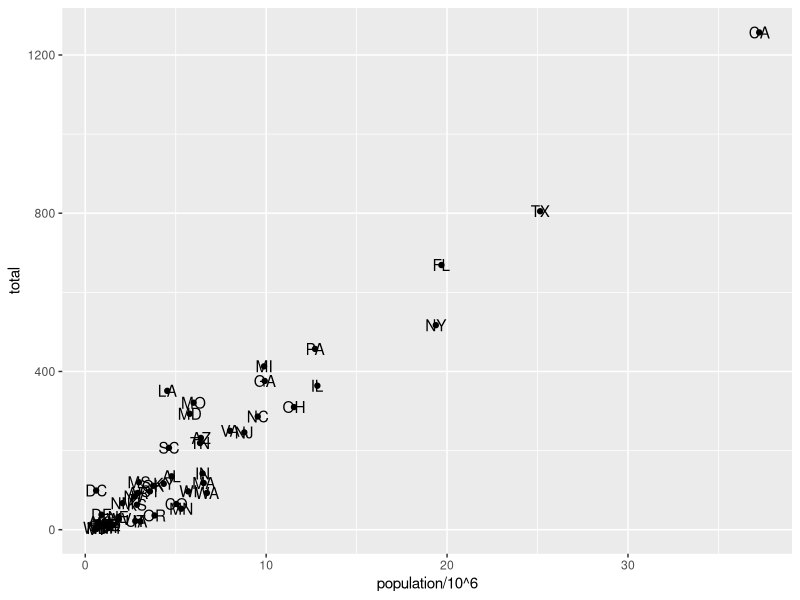
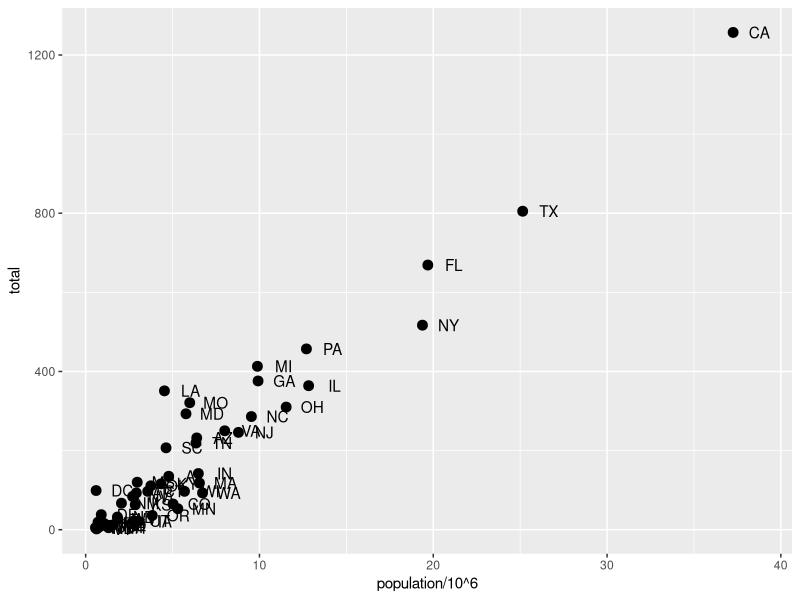
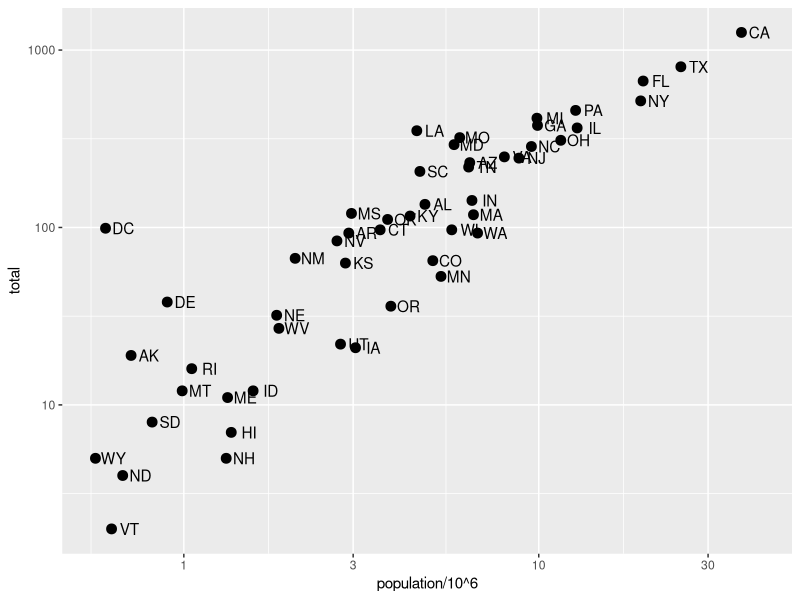
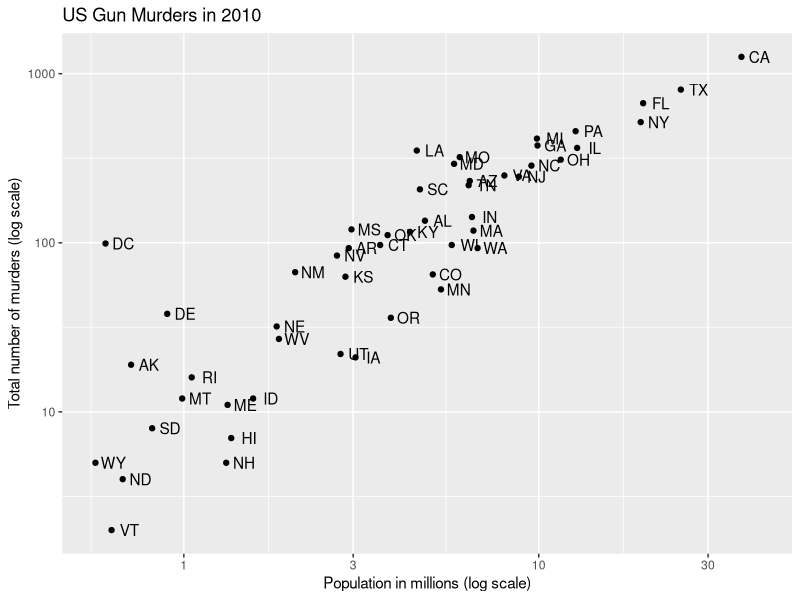
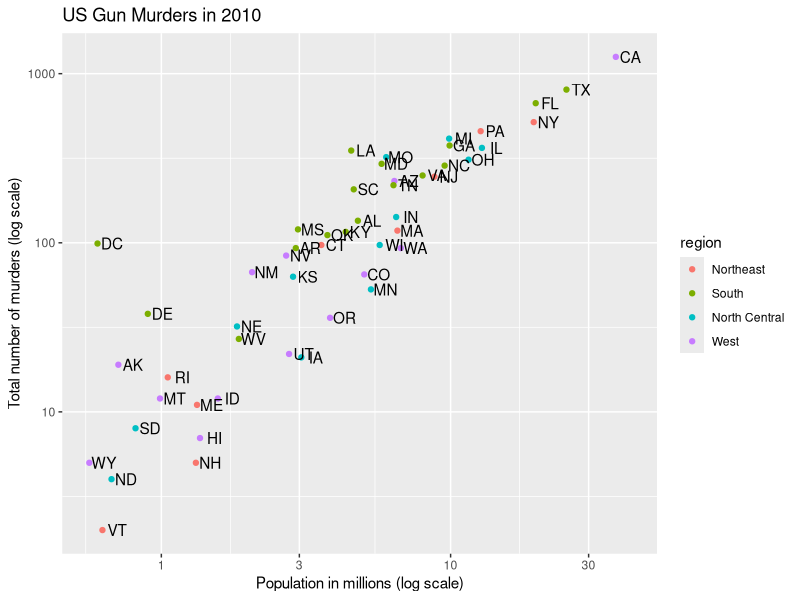
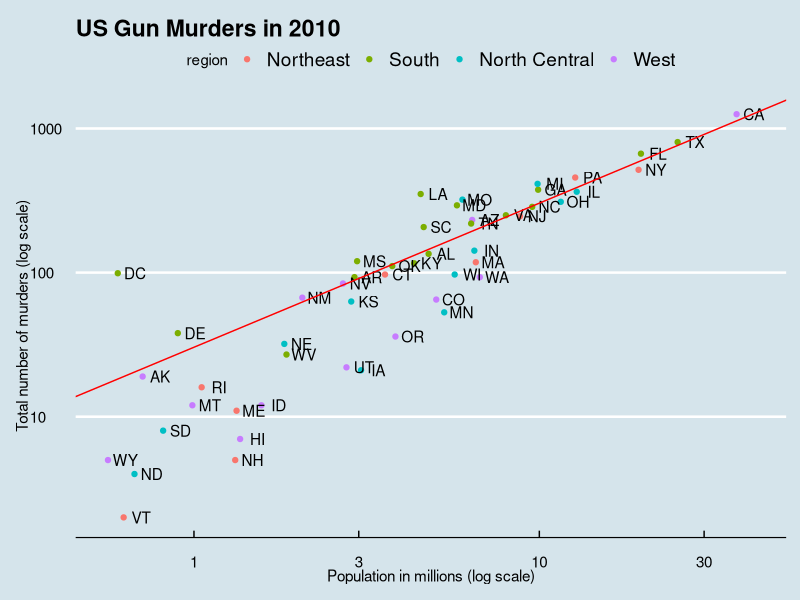
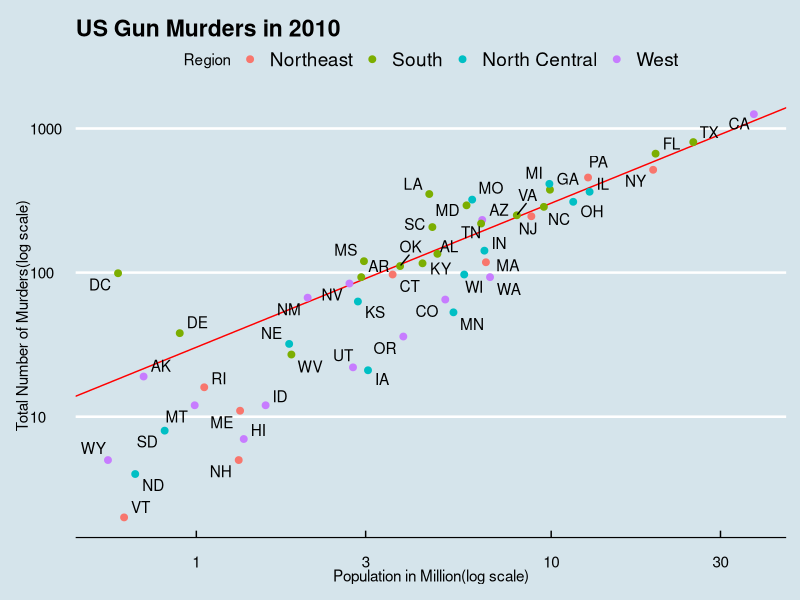
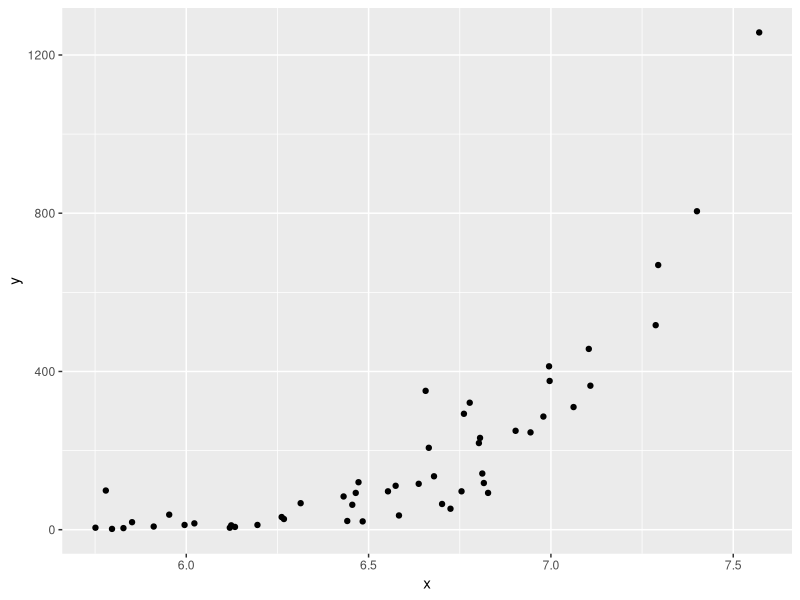

Here is the R script that generated these plots, in order:
#look at the US murders data
library(dslabs)
data("murders")
library(tidyverse)
library(ggplot2)
install.packages("ggthemes")
library(ggthemes)
library(ggrepel)

str(murders)

#which state have the largest and the smallest population?
#how large is a typical state?
#what is the relation between population and murder num?

#The great value of a picture is when it forces us to notice what we never expected to see
#how to use aesthetics mappings in ggplot
murders %>% 
  ggplot() +
  geom_point(aes(x = population/10^6, y = total)) +
  geom_text(aes(population/10^6, total, label = abb))


#tinkering with arguments
p <- ggplot(data = murders)


p + geom_point(aes(population/10^6, total), size = 3) +
  geom_text(aes(population/10^6, total, label = abb), nudge_x = 1.5)


#we can also write this code in the below format
p <- murders %>% ggplot(aes(population/10^6, total, label= abb))

p + geom_point(size = 3) +
  geom_text(nudge_x = 0.05) +
  scale_x_log10() +
  scale_y_log10()


#How to add Labels and titles to the graph
murders %>%
  ggplot(aes(population/10^6, total, label = abb)) +
  geom_point(size = 1.5) +
  geom_text(nudge_x = 0.05) +
  scale_x_log10() +
  scale_y_log10() +
  xlab("Population in millions (log scale)") +
  ylab("Total number of murders (log scale)") +
  ggtitle("US Gun Murders in 2010")



## how to add different catagories as color
murders %>%
  ggplot(aes(population/10^6, total, label = abb)) +
  geom_point(aes(col = region),size = 1.5) +
  geom_text(nudge_x = 0.05) +
  scale_x_log10() +
  scale_y_log10() +
  xlab("Population in millions (log scale)") +
  ylab("Total number of murders (log scale)") +
  ggtitle("US Gun Murders in 2010")


##Annotation, shape and adjustment
#we want to draw a line with avarage murder rate

r <- murders %>%
  summarise(rate = sum(total)/ sum(population) * 10^6) %>%
  pull(rate)

## how to add a line to the graph
murders %>%
  ggplot(aes(population/10^6, total, label = abb)) +
  geom_point(aes(col = region),size = 1.5) +
  geom_text(nudge_x = 0.05) +
  scale_x_log10() +
  scale_y_log10() +
  geom_abline(intercept = log10(r), color="red")+
  xlab("Population in millions (log scale)") +
  ylab("Total number of murders (log scale)") +
  ggtitle("US Gun Murders in 2010") +
  theme_economist()

p <- p + geom_abline(intercept = log10(r), lty = 2, color = "darkgrey") +
  geom_point(aes(col=region), size = 3)

p <- p + scale_color_discrete(name = "Region")


murders %>%
  ggplot(aes(population/10^6, total, label = abb)) +
  geom_abline(intercept = log10(r), color = "red", ity = 2) +
  geom_point(aes(col = region),size = 2) +
  geom_text_repel() +
  scale_x_log10() +
  scale_y_log10() +
  xlab("Population in Million(log scale)") +
  ylab("Total Number of Murders(log scale)") +
  ggtitle("US Gun Murders in 2010") +
  scale_color_discrete(name = "Region") +
  theme_economist()


#Quick plots with qpolt
data("murders")
x <- log10(murders$population)
y <- murders$total

qplot(x,y)


#How can we make a grid of plots
